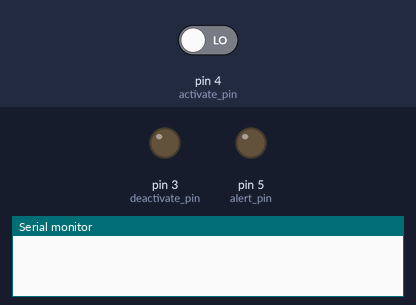
The sketch below on a simulated Arduino Uno, built with avr-gcc and run on an emulated ATmega328P. On the bench: output pins drawn as LEDs (lit = HIGH), the last lines printed to the serial monitor. The test bench sets the inputs (shaded band); at power-on: pin 4 (activate_pin) LOW. No radio packets arrive unless stated.

Above: at 1.3 s.
1.4 s: pin 4 (activate_pin) driven HIGH
At 2.1 s:
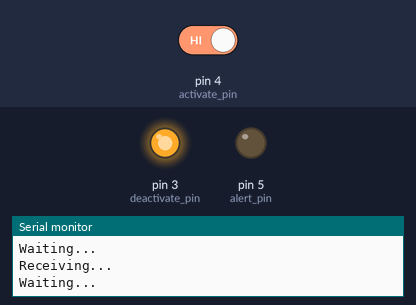
10.4 s: pin 4 (activate_pin) driven LOW
At 11.9 s:
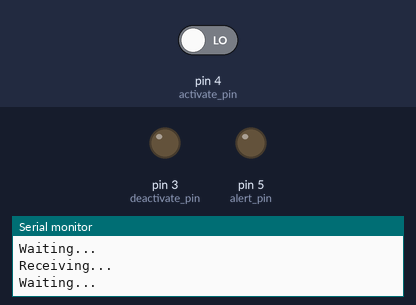
Timing chart, 0 to 13.3 s (numbered marks = the images above; inputs shaded):
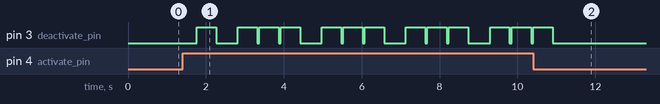

The sketch:

SubController_IR_Flame.ino
```cpp
// For ARDUINO SubController-IR-Flame-Detector__________________________________
//*******************************************************//
const int total_ir_flame = 3;
int limit = 500;
//Edit line numbers: 66,88,91-107,119,121
//*******************************************************//
#include <SPI.h>
#include <nRF24L01.h>
#include <RF24.h>

RF24 radio(7, 8); // CNS, CE

const byte addresses[][6] = {"00001", "00002"};
int alert_pin = 5;
int activate_pin = 4;
int deactivate_pin = 3;

int i = 0;
byte c = 0;
char check_irf[] = "IRFx";
char response[10] = "";
char check_yes[] = "111";
char check_no[] = "000";

void setup() {
  Serial.begin(9600);
  radio.begin();
  pinMode(deactivate_pin, OUTPUT);                                                 //Temporary*********
  pinMode(activate_pin, INPUT);
  pinMode(alert_pin, OUTPUT);
  radio.openWritingPipe(addresses[1]); // 00001
  radio.openReadingPipe(1, addresses[0]); // 00002
  radio.setPALevel(RF24_PA_MIN);
  delay(100);

  digitalWrite(alert_pin, LOW);
  digitalWrite(deactivate_pin, LOW);
}

void loop() {
  if (digitalRead(activate_pin) == HIGH) {
    for (int x = 1; x <= total_ir_flame; x++) {
      int j = 0;
      delay(5);
    //  Serial.println("Transmitting...");                                                    //Temporary*********
     // radio.stopListening();
      if (i == total_ir_flame)
        i = 0;
      if (i == total_ir_flame - 1)
        c = 1;

      check_irf[3] = (char)(i + 65);
      i++;
      //radio.write(&check_irf, sizeof(check_irf));
      // Serial.println(check_irf);                                                            //Temporary*********

      delay(5);
      Serial.println("Receiving...");                                                       //Temporary*********
      radio.startListening();

      while (!radio.available()) {
        //Serial.println("...");
        if (j == limit)
          break;
        j++;
      }
      Serial.println("Waiting...");
      radio.read(&response, sizeof(response));
      Serial.println(response);                                                          //Temporary*********
     // Serial.println("im here");

      if ((response[1] == 'R') && (response[2] == 'F')) {
        switch (response[3]) {
          case 'A': Serial.println("Node A detected Fire!");
            break;
          case 'B': Serial.println("Node B detected Fire!");
            break;
          case 'C': Serial.println("Node C detected Fire!");
            break;
          default:
            break;
        }
        delay(5);
        Serial.println("Transmitting...");                                               //Temporary*********
        radio.stopListening();
        radio.write(&check_yes, sizeof(check_yes));
        Serial.println(check_yes);                                                       //Temporary*********

        digitalWrite(alert_pin, HIGH);
        delay(1000);
        digitalWrite(alert_pin, LOW);
      }

      if (c == 1) {
        digitalWrite(deactivate_pin, HIGH);
        delay(500);
        digitalWrite(deactivate_pin, LOW);
      }
    }
  }
  delay(500);                                      //time delay for succontroller to deactivate
}
```

Measured:
- after the input at 1.4 s, pin 3 (deactivate_pin): LOW → HIGH after 0.36 s, then repeats every 2.2 s: LOW 0.55 s, 2 × (HIGH 0.50 s, LOW 0.05 s), HIGH 0.50 s
- after the input at 10.4 s, pin 3 (deactivate_pin): goes on until 10.9 s, then stays LOW
